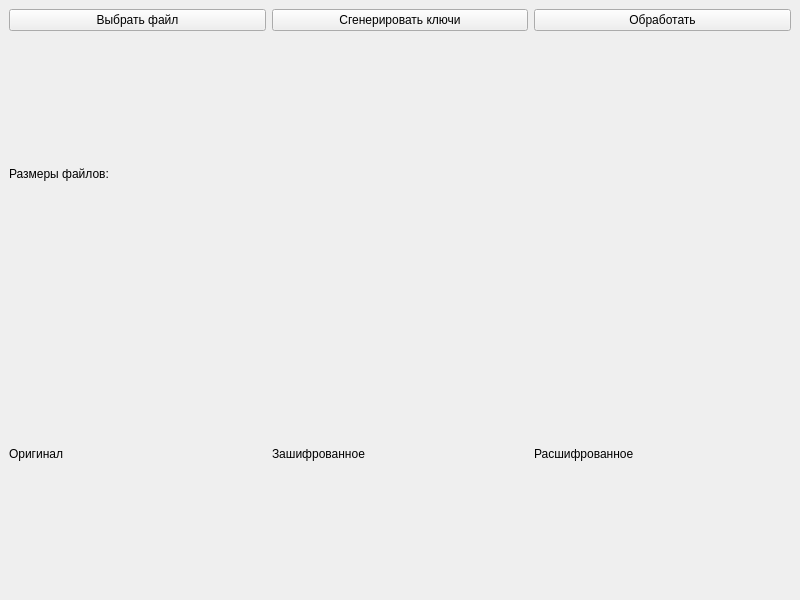
<?xml version="1.0" encoding="UTF-8"?>
<ui version="4.0">
 <class>MainWindow</class>
 <widget class="QMainWindow" name="MainWindow">
  <property name="geometry">
   <rect>
    <x>0</x>
    <y>0</y>
    <width>800</width>
    <height>600</height>
   </rect>
  </property>
  <property name="windowTitle">
   <string>Шифрование и подпись изображений</string>
  </property>
  <widget class="QWidget" name="centralwidget">
   <layout class="QVBoxLayout" name="verticalLayout">
    <item>
     <layout class="QHBoxLayout" name="horizontalLayout">
      <item>
       <widget class="QPushButton" name="selectFileButton">
        <property name="text">
         <string>Выбрать файл</string>
        </property>
       </widget>
      </item>
      <item>
       <widget class="QPushButton" name="generateKeysButton">
        <property name="text">
         <string>Сгенерировать ключи</string>
        </property>
       </widget>
      </item>
      <item>
       <widget class="QPushButton" name="processButton">
        <property name="text">
         <string>Обработать</string>
        </property>
       </widget>
      </item>
     </layout>
    </item>
    <item>
     <widget class="QLabel" name="sizeLabel">
      <property name="text">
       <string>Размеры файлов:</string>
      </property>
     </widget>
    </item>
    <item>
     <layout class="QHBoxLayout" name="imageLayout">
      <item>
       <widget class="QLabel" name="originalImage">
        <property name="text">
         <string>Оригинал</string>
        </property>
       </widget>
      </item>
      <item>
       <widget class="QLabel" name="encryptedImage">
        <property name="text">
         <string>Зашифрованное</string>
        </property>
       </widget>
      </item>
      <item>
       <widget class="QLabel" name="decryptedImage">
        <property name="text">
         <string>Расшифрованное</string>
        </property>
       </widget>
      </item>
     </layout>
    </item>
   </layout>
  </widget>
 </widget>
</ui>
